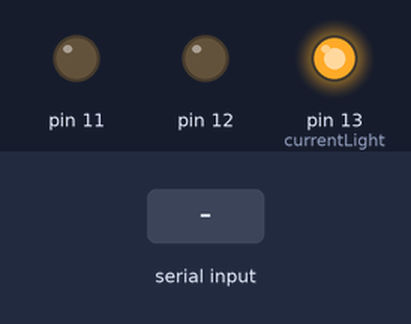
The sketch below on a simulated Arduino Uno, built with avr-gcc and run on an emulated ATmega328P. Shown: output pins drawn as LEDs (lit = HIGH). Dashed ring = blinking. The inputs (shaded band) are chosen by the test bench.

Above: at 1.2 s.
1.3 s: "b" received over Serial
At 2.4 s:
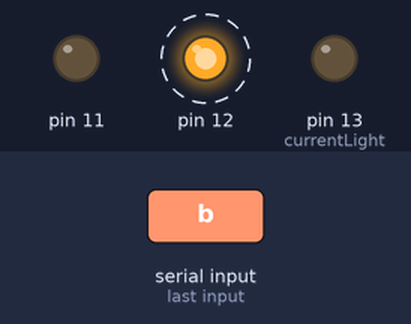
4.3 s: "c" received over Serial
At 5.4 s:
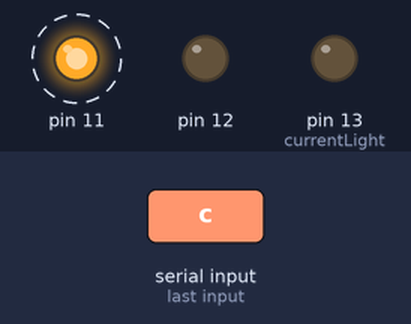
7.3 s: "a" received over Serial
At 7.9 s:
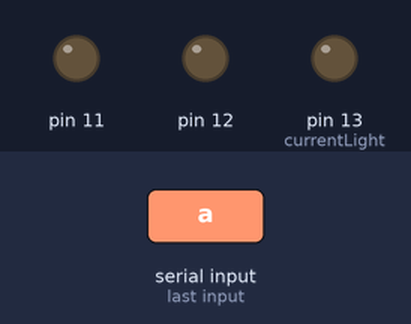
Timing chart, 0 to 16.3 s (numbered marks = the images above; inputs shaded):
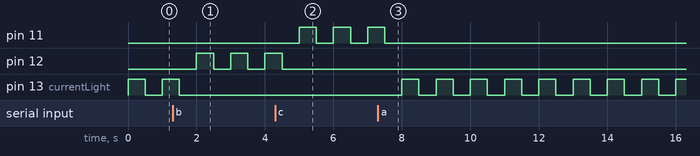

Measured:
- after the input at 1.3 s, pin 12: alternates HIGH for 0.50 s and LOW for 0.50 s, starting after 0.70 s; pin 13 (currentLight): goes on until 1.5 s, then stays LOW
- after the input at 4.3 s, pin 11: alternates HIGH for 0.50 s and LOW for 0.50 s, starting after 0.70 s; pin 12: goes on until 4.5 s, then stays LOW
- after the input at 7.3 s, pin 11: goes on until 7.5 s, then stays LOW; pin 13 (currentLight): alternates HIGH for 0.50 s and LOW for 0.50 s, starting after 0.70 s

The sketch:

Part0-Blink.ino
```cpp
char command;
int currentLight = 13;

/*Convert input to LED pin
  param command - input character
  return - pins int from input*/
int switchLight(char command) {
  switch(command) {
    case 'a' : return 13;
    case 'b' : return 12;
    case 'c' : return 11;
    default : return currentLight; //Invalid input, change nothing
  }
}

void setup() {
  Serial.begin(9600); //Setup serial input
  pinMode(13, OUTPUT);
  pinMode(12, OUTPUT);
  pinMode(11, OUTPUT);
}

void loop() {
  //Keep blinking light until input
  while (!Serial.available()) {
    digitalWrite(currentLight, HIGH);
    delay(500);
    digitalWrite(currentLight, LOW);
    delay(500);
  }
  command = Serial.read(); //Read input
  currentLight = switchLight(command); //Find new light from input
  command = '\0'; //Set to empty character
}
```
